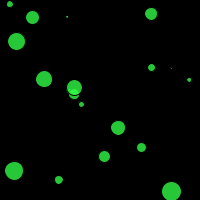
Frame 1 (no input)
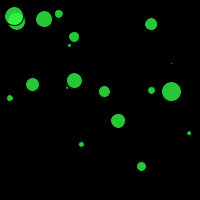
Frame 60 (the mouse pressed at the canvas centre just before this capture)
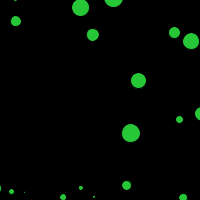
Frame 120 (the mouse held since frame 60 and released just before this capture)

The Processing sketch that drew these frames (run headless with seeded random() and noise(); from frame 60 on, the mouse is pressed at the canvas centre):

// Processing sketch: processing_105542
// ── processing_105542.pde

int numCircle = 20;
 
float [] circleX = new float [numCircle];
float [] circleY = new float [numCircle];
 
float [] speedX = new float [numCircle];
float [] speedY = new float [numCircle];
 

void setup() {
size(200, 200);
smooth();

 
 
  for (int i = 0; i < numCircle; i++) {
    circleX[i] = random(width);
    circleY[i] = random(height);
 
    speedX[i] = random (-2, 10);
    speedY[i] = random (-2, 10);
}
}
  
void draw() {
 
background (0);
fill(50,256,70,200);
 
 
for (int i= 0; i<numCircle; i++) {
if(mousePressed == true)
circleX[i]= circleX [i] + speedX[i];
circleY[i]= circleY [i] + speedY[i];
 
if(circleX[i] >= width) {
speedX[i] = speedX[i] *-1;
}
 
if(circleY[i] >=height) {
speedY[i] = speedY[i] *-1;
}
 
if(circleX[i] <= 0) {
speedX[i] = speedX[i] *-1;
}
 
if(circleY[i] <= 0) {
speedY[i] = speedY[i] *-1;
}
 
ellipse(circleX[i],circleY[i], i+1, i+1);
}
}
